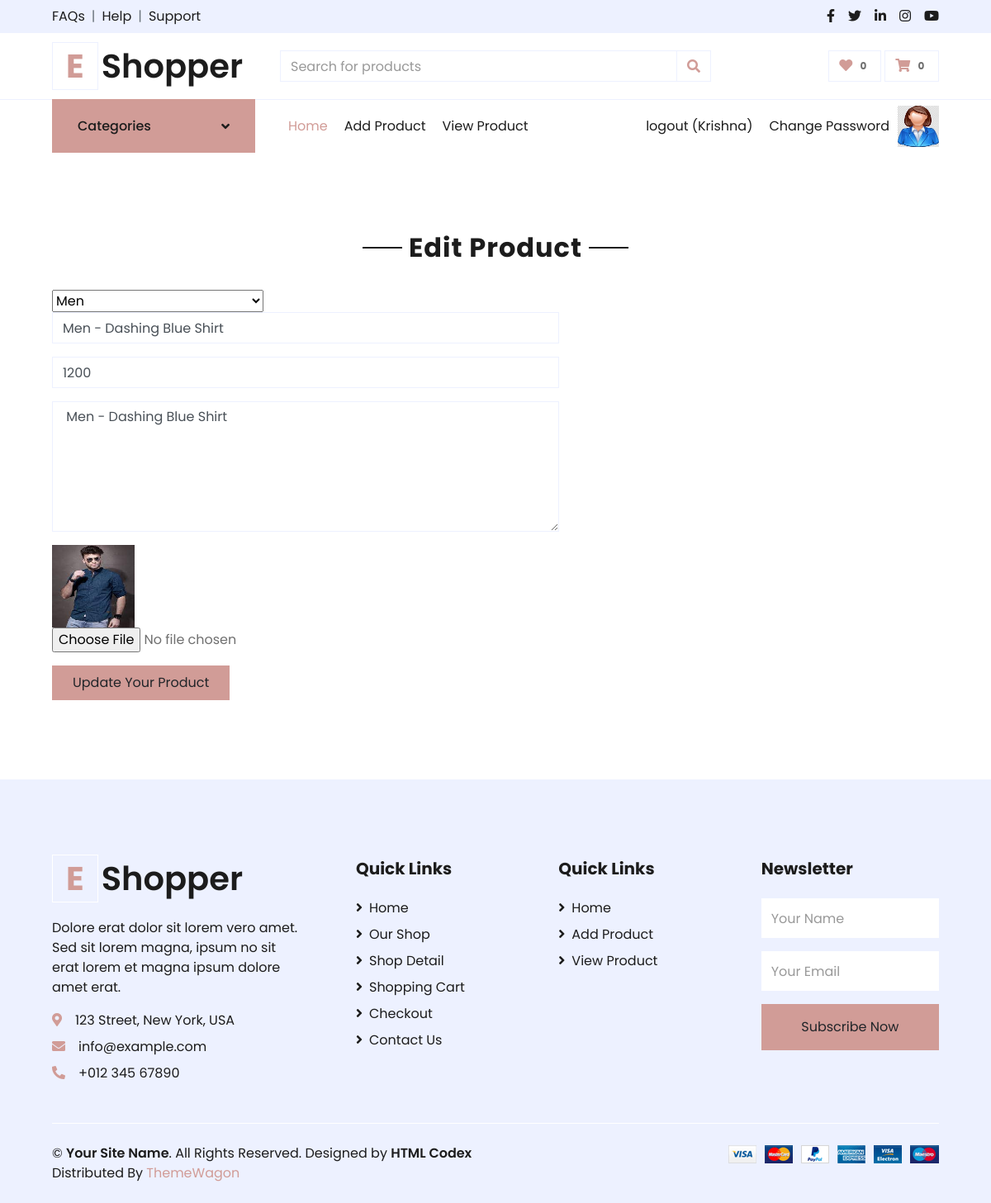
The app's page /seller-edit-product/1/ (signed in) with its own data.
### myapp/models.py (models this page shows, shortened)
class Product(models.Model):
	category=(
			('men','men'),
			('women','women'),
			('accesories','accesories'),
		)
	seller=models.ForeignKey(User,on_delete=models.CASCADE)
	product_category=models.CharField(max_length=100, choices= category)
	product_name=models.CharField(max_length=100)
	product_price=models.PositiveIntegerField()
	product_desc=models.TextField()
	product_image=models.ImageField(upload_to="product_image/")

### myapp/views.py (the view)
# urls.py: path('seller-edit-product/<int:pk>/',views.seller_edit_product,name='seller-edit-product'),
def seller_edit_product(request,pk):
	product=Product.objects.get(pk=pk)
	if request.method=="POST":
		product.product_category=request.POST['product_category']
		product.product_name=request.POST['product_name']
		product.product_price=request.POST['product_price']
		product.product_desc=request.POST['product_desc']
		try:
			product.product_image=request.FILES['product_image']
		except:
			pass
		product.save()
		msg="Product Updated Successfully"
		return render(request,'seller-edit-product.html',{'product':product,'msg':msg})
	else:
		return render(request,'seller-edit-product.html',{'product':product})

### myapp/templates/seller-edit-product.html (shortened to what this page needs)
{% extends 'seller-header.html' %}
{% load static %}
{% block content %}
<!DOCTYPE html>
<html lang="en">
<head>
</head>
<body>
    <div class="container-fluid pt-5" >
        <div class="text-center mb-4">
            <h2 class="section-title px-5"><span class="px-2">Edit Product</span></h2>
        </div>
        <div class="row px-xl-5">
            <div class="col-lg-7 mb-5">
                <div class="signup-form">
                    <form method="post" action="{% url 'seller-edit-product' pk=product.pk %}" enctype="multipart/form-data" enctype="multipart/form-data" >
                        <div class="control-group">
                            <select name="product_category">
                                {% if product.product_category == "men" %}
                                    <option value="men" selected>Men</option>
                                {% elif product.product_category == "women" %}
                                    <option>------Select Category------</option>
                                    <option value="men" >Men</option>
                                    <option value="women" selected>Women</option>
                                    <option value="accesories">Accesories</option>
                                {% elif product.product_category == "accesories" %}
                                    <option>------Select Category------</option>
                                    <option value="men">Men</option>
                                    <option value="women">Women</option>
                                    <option value="accesories" selected>Accesories</option>
                                {% else %}
                                    <option>------Select Category------</option>
                                    <option value="men" >Men</option>
                                    <option value="women">Women</option>
                                    <option value="accesories">Accesories</option>
                                {% endif %}
                            </select>
                        </div>
                        <div class="control-group">
                            <input type="text" class="form-control" id="product_name" placeholder="Your product Name" name="product_name"
                                required="required" data-validation-required-message="Please enter your product name" value="{{product.product_name}}" />
                        </div>
                        <div class="control-group">
                            <input type="text" class="form-control" id="product_price" placeholder="Your Product Price" name="product_price"
                                required="required" data-validation-required-message="Please enter your Product Price" value="{{product.product_price}}" />
                        </div>
                        <div class="control-group">
                            <textarea class="form-control" rows="6" id="product_desc" placeholder="Your product description" name="product_desc"
                                required="required"
                                data-validation-required-message="Please enter your product description" > {{product.product_desc}} </textarea>
                        </div>
                        <div class="control-group">
                            <img src="{{product.product_image.url}}" width="100px" height="100px">
                        </div>
                        <div class="control-group">
                            <input type="file" name="product_image" />
                        </div>
                        <div>
                            <button class="btn btn-primary py-2 px-4" type="submit" id="signup">Update Your Product</button>
                        </div>
                    </form>
                </div>
            </div>
        </div>
    </div>
</body>
</html>
{% endblock %}

### records on screen
Product: product_category "Men", product_name "Men - Dashing Blue Shirt", product_price "1200", product_desc "Men - Dashing Blue Shirt", product_image (picture)

### other values on screen
{{ request.session.fname }} "Krishna"
